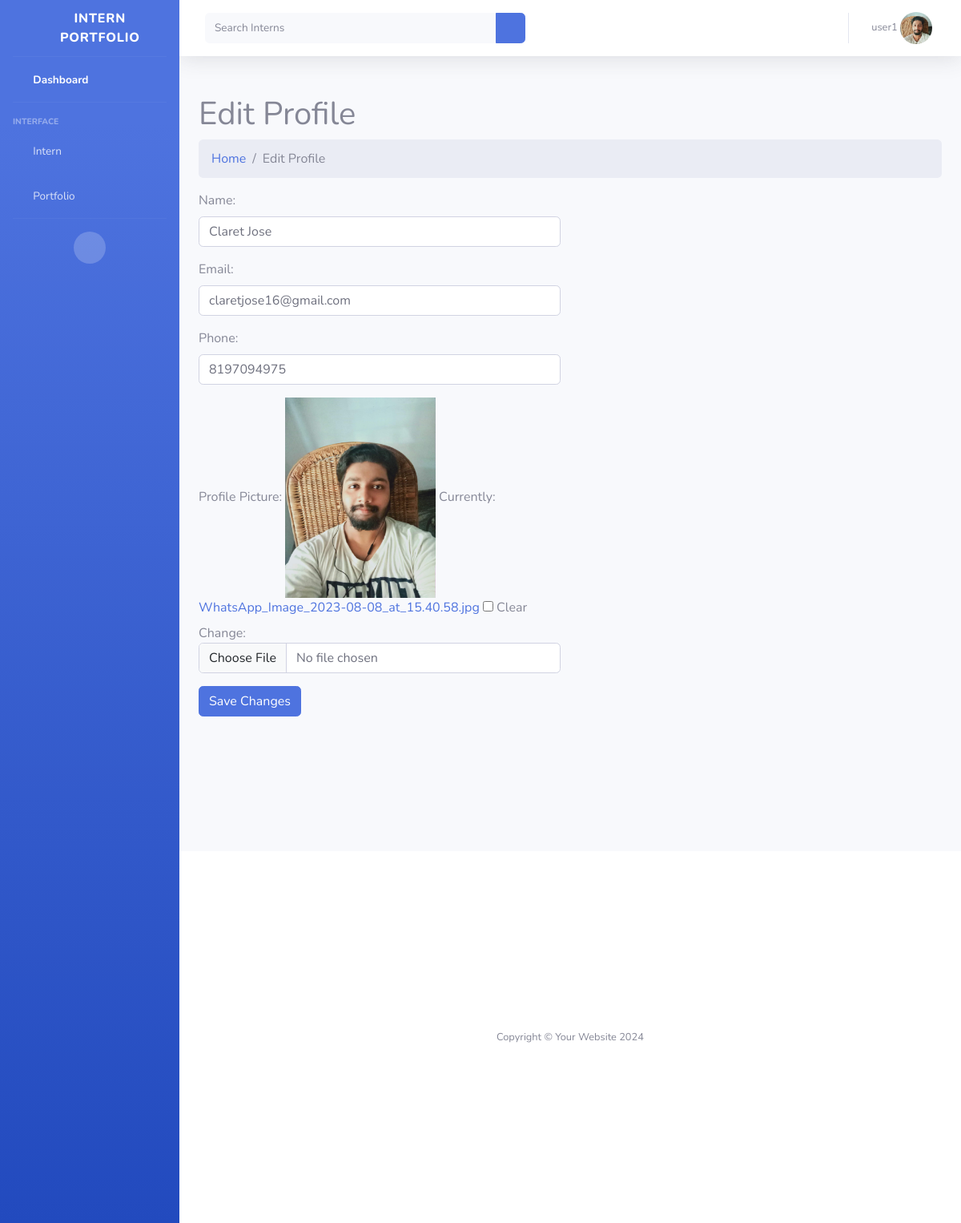
The app's page /edit-profile/ (signed in) with its own data.
### profiles/models.py (models this page shows, shortened)
class UserProfile(models.Model):
    user = models.OneToOneField(User, on_delete=models.CASCADE)
    name = models.CharField(max_length=200)
    email = models.EmailField(max_length=200, null=True, unique=True)
    phone = models.CharField(max_length=15, null=True)
    profile_pic = models.ImageField(null=True, blank=True)

### profiles/views.py (the view)
# urls.py: path('edit-profile/', edit_profile, name='edit_profile'),
@login_required(login_url='login')
def edit_profile(request):
    user_profile = request.user.userprofile
    if request.method == 'POST':
        form = UserProfileForm(request.POST, request.FILES, instance=user_profile)
        if form.is_valid():
            form.save()
            return redirect('profile_view')
        else:
            messages.error(request, 'There was an error with the form.')
    else:
        form = UserProfileForm(instance=user_profile)
    return render(request, 'profiles/edit_profile.html', {'form': form})

### profiles/forms.py
class UserProfileForm(forms.ModelForm):
    class Meta:
        model = UserProfile
        fields = ['name','email','phone', 'profile_pic']
        widgets = {
            'name': forms.TextInput(attrs={'class': 'form-control', 'placeholder': 'Enter your name'}),
            'email': forms.TextInput(attrs={'class': 'form-control', 'placeholder': 'Enter email'}),
            'phone': forms.TextInput(attrs={'class': 'form-control', 'placeholder': 'Enter your phone number'}),
            'profile_pic': forms.ClearableFileInput(attrs={'class': 'form-control'}),
        }

### profiles/context_processor.py (called while the page is built)
def is_admin(request):
    is_admin = False
    if request.user.is_authenticated and request.user.groups.filter(name='Admin').exists():
        is_admin = True
    return {'is_admin':is_admin}

def is_intern(request):
    is_intern = False
    if request.user.is_authenticated and request.user.groups.filter(name='Intern').exists():
        is_intern = True
    return {'is_intern':is_intern}

### templates/profiles/edit_profile.html (shortened to what this page needs)
{% extends 'base.html' %}
{% load static %}
{% block content %}
<div class="container mt-5">
    <h1>Edit Profile</h1>
    <nav>
        <ol class="breadcrumb">
            <li class="breadcrumb-item"><a href="{% url 'edit_profile' %}">Home</a></li>
            <li class="breadcrumb-item active">Edit Profile</li>
        </ol>
    </nav>
    <div class="row">
        <div class="col-md-6">
            <form method="post" enctype="multipart/form-data">
                <div class="form-group">
                    <label for="{{ form.name.id_for_label }}">Name:</label>
                    {{ form.name }}
                </div>
                <div class="form-group">
                    <label for="{{ form.email.id_for_label }}">Email:</label>
                    {{ form.email }}
                </div>
                <div class="form-group">
                    <label for="{{ form.phone.id_for_label }}">Phone:</label>
                    {{ form.phone }}
                </div>
                <div class="form-group">
                    <label for="{{ form.profile_pic.id_for_label }}">Profile Picture:</label>
                    {% if form.instance.profile_pic %}
                        <img style="height: 250px;"  src="{{ form.instance.profile_pic.url }}" alt="Current Profile Picture">
                    {% endif %}
                    {{ form.profile_pic }}
                </div>
                <button type="submit" class="btn btn-primary">Save Changes</button>
            </form>
        </div>
    </div>
</div>
<br><br><br><br><br><br><br>
{% endblock %}

### templates/base.html (shortened to what this page needs)
<!DOCTYPE html>
{% load static %}
<html lang="en">
<head>
    <link href="https://cdn.jsdelivr.net/npm/bootstrap@5.3.3/dist/css/bootstrap.min.css" rel="stylesheet">
    <link href="{% static 'vendor/fontawesome-free/css/all.min.css' %}" rel="stylesheet" type="text/css">
    <link href="{% static 'css/sb-admin-2.min.css' %}" rel="stylesheet">
</head>
</html>
<body id="page-top">
    <div id="wrapper">
        <ul class="navbar-nav bg-gradient-primary sidebar sidebar-dark accordion" id="accordionSidebar">
            <a class="sidebar-brand d-flex align-items-center justify-content-center" href="{% url 'dash' %}">
                <div class="sidebar-brand-icon rotate-n-15">
                    <i class="fas fa-laugh-wink"></i>
                </div>
                <div class="sidebar-brand-text mx-3">Intern Portfolio</div>
            </a>
            <hr class="sidebar-divider my-0">
            <li class="nav-item active">
                <a class="nav-link" href="{% url 'dash' %}">
                    <i class="fas fa-fw fa-tachometer-alt"></i>
                    <span>Dashboard</span></a>
            </li>
            {% if is_admin or is_intern %}
            <hr class="sidebar-divider">
            <div class="sidebar-heading">
                Interface
            </div>
            <li class="nav-item">
                <a class="nav-link collapsed" href="#" data-toggle="collapse" data-target="#collapseTwo"
                    aria-expanded="true" aria-controls="collapseTwo">
                    <i class="fas fa-fw fa-cog"></i>
                    <span>Intern </span>
                </a>
            </li>
            <li class="nav-item">
                <a class="nav-link collapsed" href="#" data-toggle="collapse" data-target="#collapseUtilities"
                    aria-expanded="true" aria-controls="collapseUtilities">
                    <i class="fas fa-fw fa-wrench"></i>
                    <span>Portfolio</span>
                </a>
            </li>
            <hr class="sidebar-divider d-none d-md-block">
            <div class="text-center d-none d-md-inline">
                <button class="rounded-circle border-0" id="sidebarToggle"></button>
            </div>
            {% endif %}
        </ul>
        <div id="content-wrapper" class="d-flex flex-column">
            <div id="content">
                <nav class="navbar navbar-expand navbar-light bg-white topbar mb-4 static-top shadow">
                    <form action="{% url 'search' %}" method="get"
                        class="d-none d-sm-inline-block form-inline mr-auto ml-md-3 my-2 my-md-0 mw-100 navbar-search">
                        <div class="input-group">
                            <input type="text" name="q" class="form-control bg-light border-0 small" placeholder="Search Interns"
                                aria-label="Search" aria-describedby="basic-addon2">
                            <div class="input-group-append">
                                <button class="btn btn-primary" type="submit">
                                    <i class="fas fa-search fa-sm"></i>
                                </button>
                            </div>
                        </div>
                    </form>
                    <ul class="navbar-nav ml-auto">
                        <li class="nav-item dropdown no-arrow">
                            <a class="nav-link dropdown-toggle" href="#" id="userDropdown" role="button"
                                data-toggle="dropdown" aria-haspopup="true" aria-expanded="false">
                                <span class="mr-2 d-none d-lg-inline text-gray-600 small">{{request.user}}
                                    {% if request.user.userprofile.profile_pic %}
                                    <img class="image-profile rounded-circle" src="{{ request.user.userprofile.profile_pic.url }}" alt="Profile" >
                                    {% else %}
                                    <img class="image-profile rounded-circle" src="{% static 'img/profile-img-lh.jpg' %}" alt="Profile" >
                                    {% endif %}
                                </span>
                            </a>
                        </li>
                    </ul>
                </nav>
                {% block content %}
            {% endblock %}
            <footer class="sticky-footer bg-white">
                <div class="container my-auto">
                    <div class="copyright text-center my-auto">
                        <span>Copyright &copy; Your Website 2024</span>
                    </div>
                </div>
            </footer>
        </div>
    </div>
</body>
</html>

### templates/base.html (style rules this page uses)
.image-profile { width: 40px; height: 40px; object-fit: cover; }
.container { display: flex; flex-direction: column; min-height: 50vh; }

### records on screen
UserProfile: name "Claret Jose", email "claretjose16@gmail.com", phone "8197094975", instance.profile_pic (picture)

### other values on screen
{{ request.user }} "user1"
